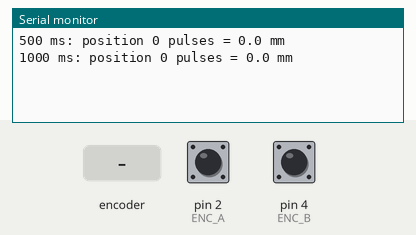
The sketch below on a simulated Arduino Uno, built with avr-gcc and run on an emulated ATmega328P. Shown: the last lines printed to the serial monitor. The inputs (shaded band) are chosen by the test bench; at power-on: pin 2 (ENC_A) HIGH, pin 4 (ENC_B) HIGH.

Above: at 1.2 s.
1.3 s: rotary encoder on pin 2 (ENC_A) / pin 4 (ENC_B) turned 1 step (first pin leading)
At 1.9 s:
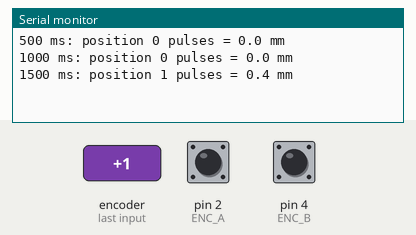
3.0 s: rotary encoder on pin 2 (ENC_A) / pin 4 (ENC_B) turned 1 step (first pin leading)
At 3.9 s:
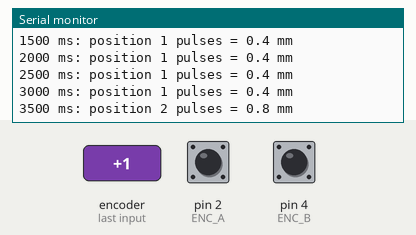
Timing chart, 0 to 6.0 s (numbered marks = the images above; inputs shaded):
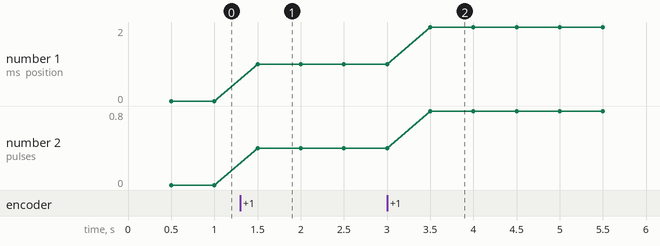

Measured:
- after the input at 1.3 s, the serial monitor: prints a new line after 0.20 s (image 1)
- after the input at 3.0 s, the serial monitor: prints a new line after 0.50 s (image 2)
- plotted number 1: 0 → 1 after the input at 1.3 s, 1 → 2 after the input at 3.0 s
- plotted number 2: 0 → 0.4 after the input at 1.3 s, 0.4 → 0.8 after the input at 3.0 s

The sketch:

quadrature.ino
```cpp
// quadrature.ino - count Rover's wheel position, forwards AND backwards, from an encoder's two channels
const int ENC_A = 2;                   // channel A: on an interrupt pin
const int ENC_B = 4;                   // channel B: any digital pin
const float MM_PER_PULSE = 207.0 / 540;   // one wheel turn = 207 mm = 540 pulses (Chapters 16 and 47)

volatile long position = 0;            // in pulses: forwards adds, backwards subtracts
unsigned long lastReport = 0;

void onA() {                           // at each rising edge of A, B tells us the direction
  if (digitalRead(ENC_B) == LOW) {
    position++;                        // B still LOW: A is ahead of B, the wheel turns forwards
  } else {
    position--;                        // B already HIGH: B is ahead, the wheel turns backwards
  }
}

void setup() {
  Serial.begin(115200);
  pinMode(ENC_A, INPUT_PULLUP);
  pinMode(ENC_B, INPUT_PULLUP);
  attachInterrupt(digitalPinToInterrupt(ENC_A), onA, RISING);
}

void loop() {
  if (millis() - lastReport >= 500) {
    lastReport += 500;
    noInterrupts();
    long p = position;
    interrupts();
    Serial.print(millis());
    Serial.print(" ms: position ");
    Serial.print(p);
    Serial.print(" pulses = ");
    Serial.print(p * MM_PER_PULSE, 1);
    Serial.println(" mm");
  }
}
```
